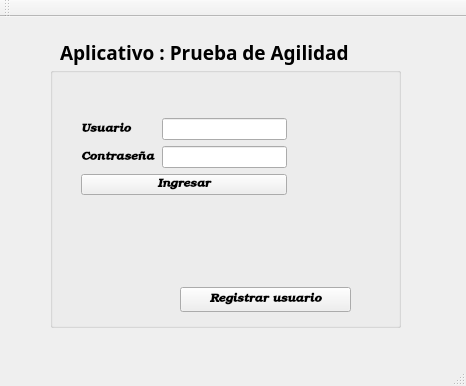
<?xml version="1.0" encoding="UTF-8"?>
<ui version="4.0">
 <class>usuario</class>
 <widget class="QMainWindow" name="usuario">
  <property name="geometry">
   <rect>
    <x>0</x>
    <y>0</y>
    <width>466</width>
    <height>386</height>
   </rect>
  </property>
  <property name="font">
   <font>
    <family>URW Bookman L</family>
    <weight>75</weight>
    <italic>true</italic>
    <bold>true</bold>
   </font>
  </property>
  <property name="windowTitle">
   <string>usuario</string>
  </property>
  <widget class="QWidget" name="centralWidget">
   <widget class="QGroupBox" name="groupBox">
    <property name="geometry">
     <rect>
      <x>50</x>
      <y>50</y>
      <width>351</width>
      <height>261</height>
     </rect>
    </property>
    <property name="title">
     <string/>
    </property>
    <widget class="QWidget" name="layoutWidget">
     <property name="geometry">
      <rect>
       <x>20</x>
       <y>40</y>
       <width>228</width>
       <height>100</height>
      </rect>
     </property>
     <layout class="QVBoxLayout" name="verticalLayout">
      <item>
       <layout class="QGridLayout" name="gridLayout">
        <item row="0" column="0">
         <widget class="QLabel" name="label">
          <property name="text">
           <string>Usuario</string>
          </property>
         </widget>
        </item>
        <item row="0" column="1">
         <widget class="QLineEdit" name="usuario_2"/>
        </item>
        <item row="1" column="0">
         <widget class="QLabel" name="label_2">
          <property name="text">
           <string>Contraseña</string>
          </property>
         </widget>
        </item>
        <item row="1" column="1">
         <widget class="QLineEdit" name="contrase">
          <property name="echoMode">
           <enum>QLineEdit::Password</enum>
          </property>
         </widget>
        </item>
       </layout>
      </item>
      <item>
       <widget class="QPushButton" name="ingresar">
        <property name="text">
         <string>Ingresar</string>
        </property>
       </widget>
      </item>
     </layout>
    </widget>
    <widget class="QPushButton" name="Ru">
     <property name="geometry">
      <rect>
       <x>130</x>
       <y>220</y>
       <width>171</width>
       <height>25</height>
      </rect>
     </property>
     <property name="text">
      <string>Registrar usuario</string>
     </property>
    </widget>
   </widget>
   <widget class="QLabel" name="label_3">
    <property name="geometry">
     <rect>
      <x>60</x>
      <y>20</y>
      <width>331</width>
      <height>31</height>
     </rect>
    </property>
    <property name="font">
     <font>
      <family>Lohit Bengali</family>
      <weight>75</weight>
      <italic>true</italic>
      <bold>true</bold>
     </font>
    </property>
    <property name="text">
     <string>&lt;html&gt;&lt;head/&gt;&lt;body&gt;&lt;p&gt;&lt;span style=&quot; font-size:14pt; font-style:normal;&quot;&gt;Aplicativo :   Prueba de Agilidad&lt;/span&gt;&lt;/p&gt;&lt;/body&gt;&lt;/html&gt;</string>
    </property>
   </widget>
  </widget>
  <widget class="QMenuBar" name="menuBar">
   <property name="geometry">
    <rect>
     <x>0</x>
     <y>0</y>
     <width>466</width>
     <height>25</height>
    </rect>
   </property>
  </widget>
  <widget class="QToolBar" name="mainToolBar">
   <attribute name="toolBarArea">
    <enum>TopToolBarArea</enum>
   </attribute>
   <attribute name="toolBarBreak">
    <bool>false</bool>
   </attribute>
  </widget>
  <widget class="QStatusBar" name="statusBar"/>
 </widget>
 <layoutdefault spacing="6" margin="11"/>
 <resources/>
 <connections/>
</ui>
